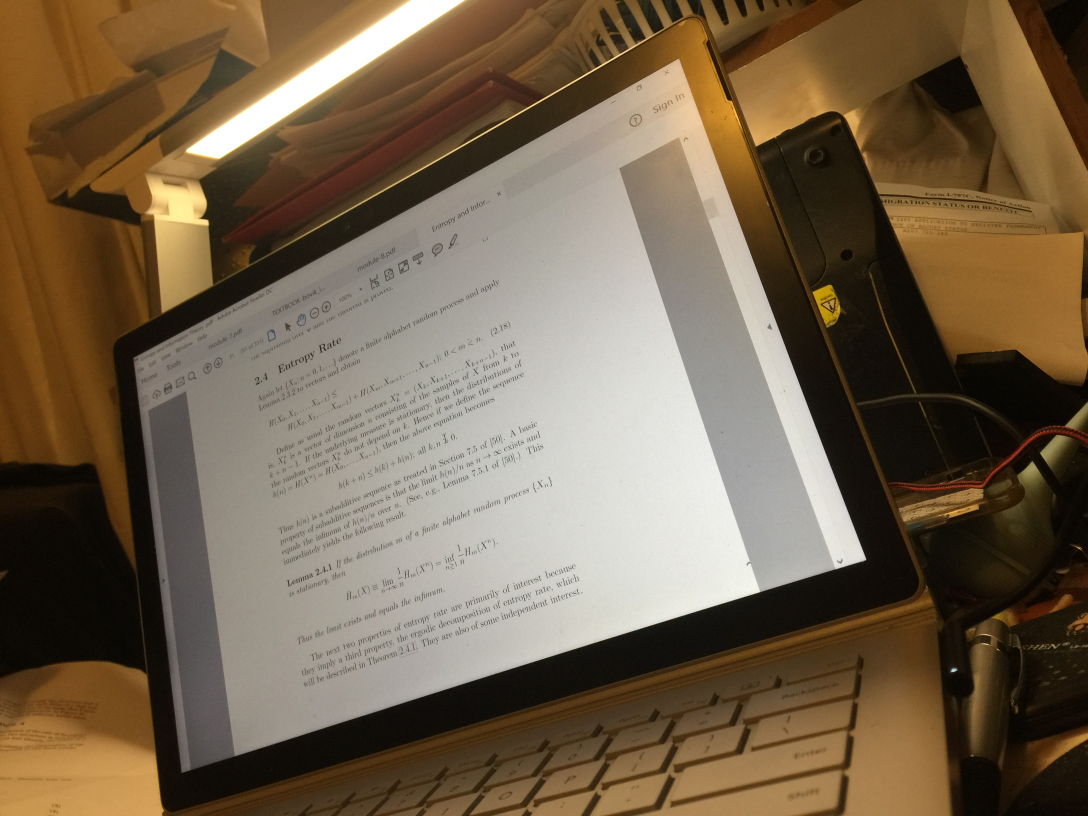
#> input picture pics/5.JPG, 3264 x 2448 px, found by its file name (shown at 1/3 size)
$ python testThreshhold.py
#> lines starting #> are read from the running program, lines starting #| are printed output that depends on the picture
import cv2
import numpy as np
from matplotlib import pyplot as plt


def average(img):
	w=img.shape[0]
	h=img.shape[1]

	s=sum(sum(img))
	s=s/(w*h)
	return s

def showScaledImage(windowname,image):
	cv2.namedWindow(windowname,cv2.WINDOW_NORMAL)
	cv2.imshow(windowname,image)
	cv2.resizeWindow(windowname, 1200,800)

image = cv2.imread("pics\\5.jpg")
#> image is the input picture: shape (2448, 3264, 3); mean B, G, R 77, 99.2, 116.5

orig = image.copy()


gray = cv2.cvtColor(image, cv2.COLOR_BGR2GRAY)
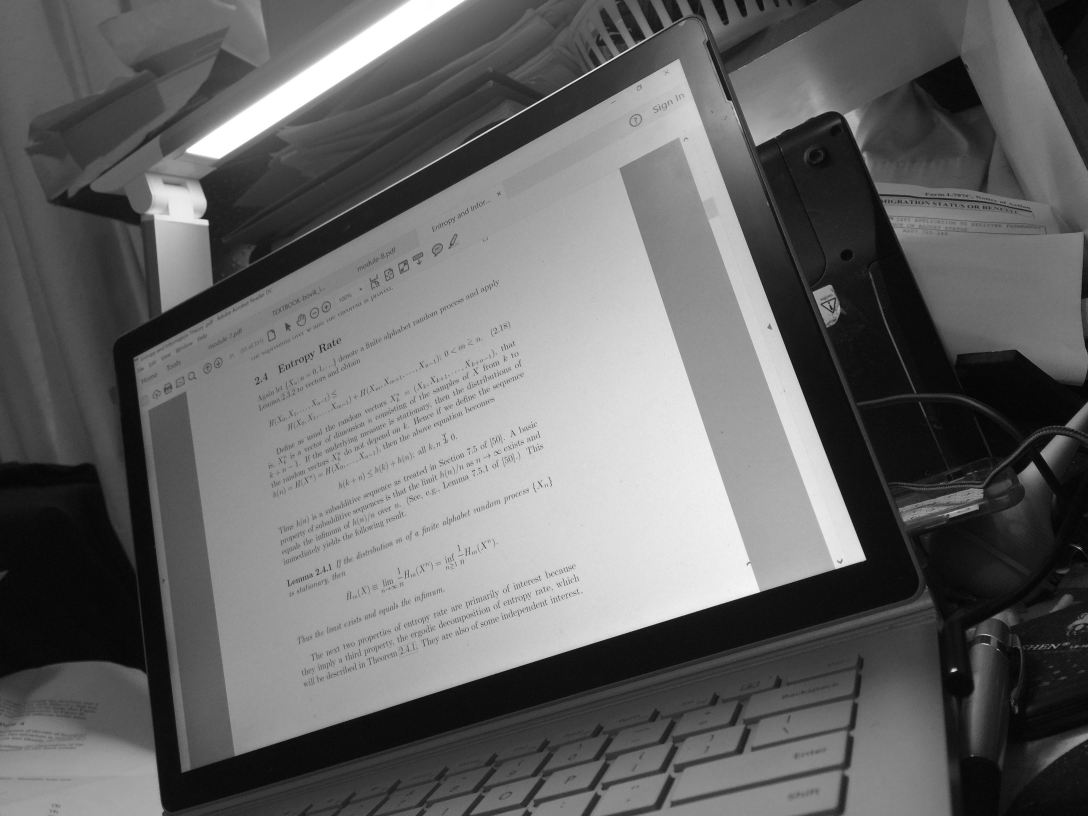
#> gray: shape (2448, 3264) (shown at 1/3 size); min 1, max 255, mean 101.8

av=average(gray)
#> in average, `s=sum(sum(img))`: s = 412100
#> in average, `s=s/(w*h)`: s = 0.0516
#> av = 0.0516
ret,th1 = cv2.threshold(gray,av/2,255,cv2.THRESH_TOZERO)
#> ret = 0


showScaledImage("threshhold", th1)


cv2.waitKey(0)

$ run again, with pics/1.JPG copied over pics/5.JPG
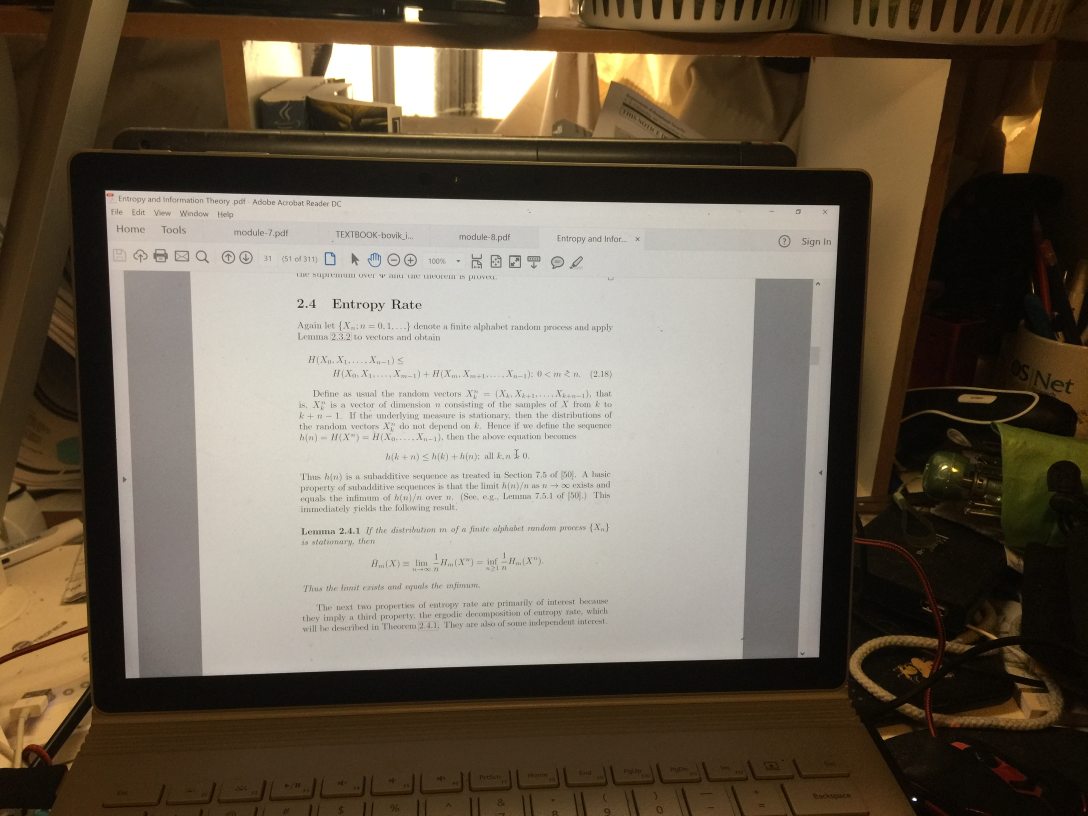
#> input picture pics/1.JPG, 3264 x 2448 px, found by its file name (shown at 1/3 size)
#> image is the input picture: shape (2448, 3264, 3); mean B, G, R 83.5, 99, 110
#> `gray = cv2.cvtColor(image, cv2.COLOR_BGR2GRAY)`:
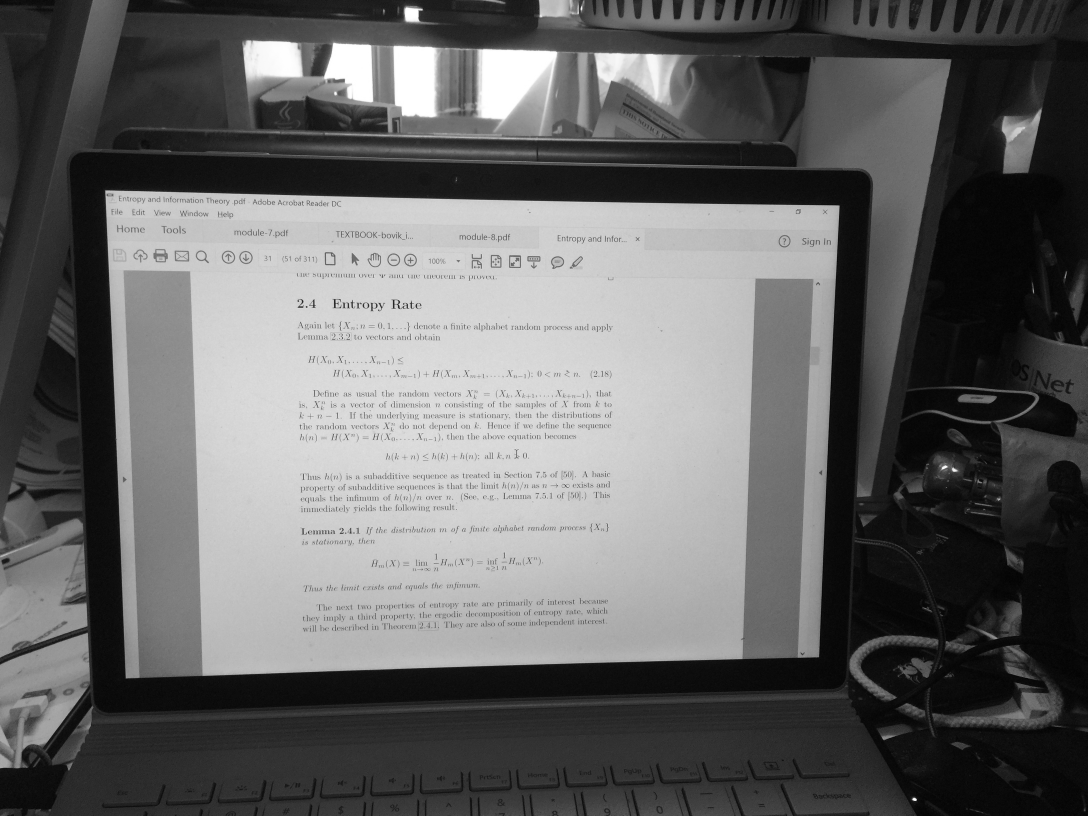
#> gray: shape (2448, 3264) (shown at 1/3 size); min 0, max 255, mean 100.5
#> in average, `s=sum(sum(img))`: s = 416205
#> in average, `s=s/(w*h)`: s = 0.0521
#> ret = 0

$ run again, with pics/10.JPG copied over pics/5.JPG
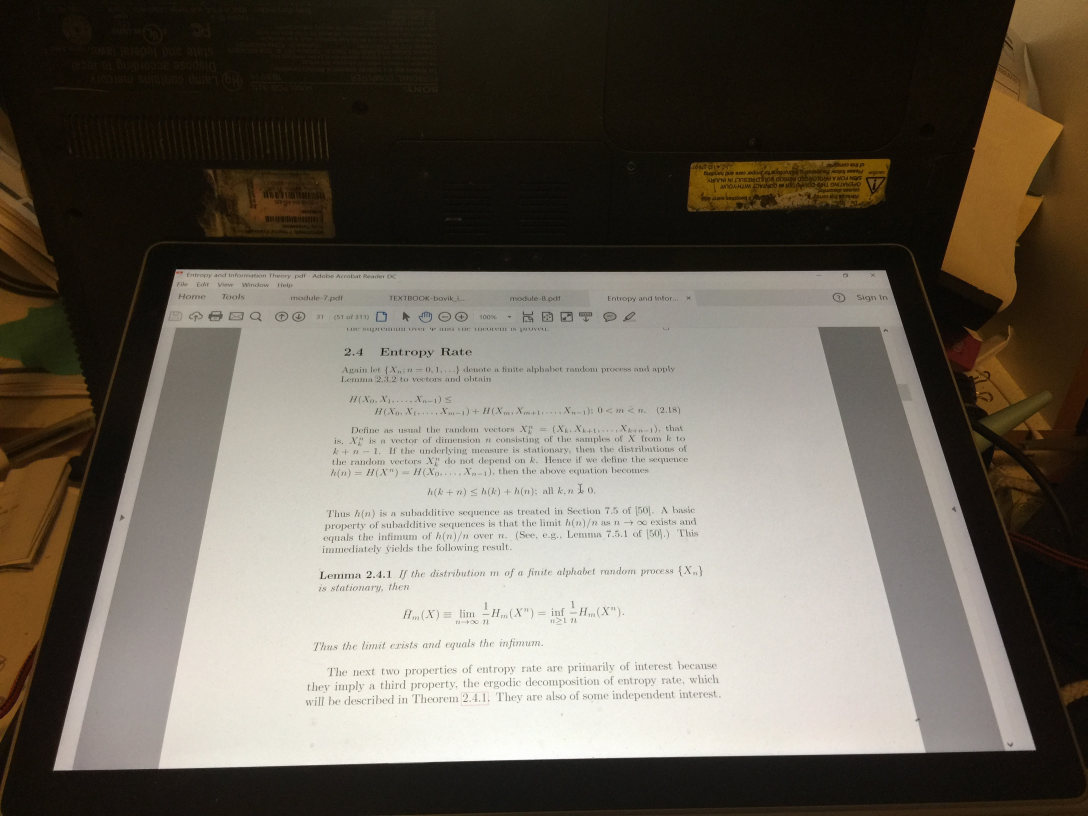
#> input picture pics/10.JPG, 3264 x 2448 px, found by its file name (shown at 1/3 size)
#> image is the input picture: shape (2448, 3264, 3); mean B, G, R 90.5, 101, 108
#> `gray = cv2.cvtColor(image, cv2.COLOR_BGR2GRAY)`:
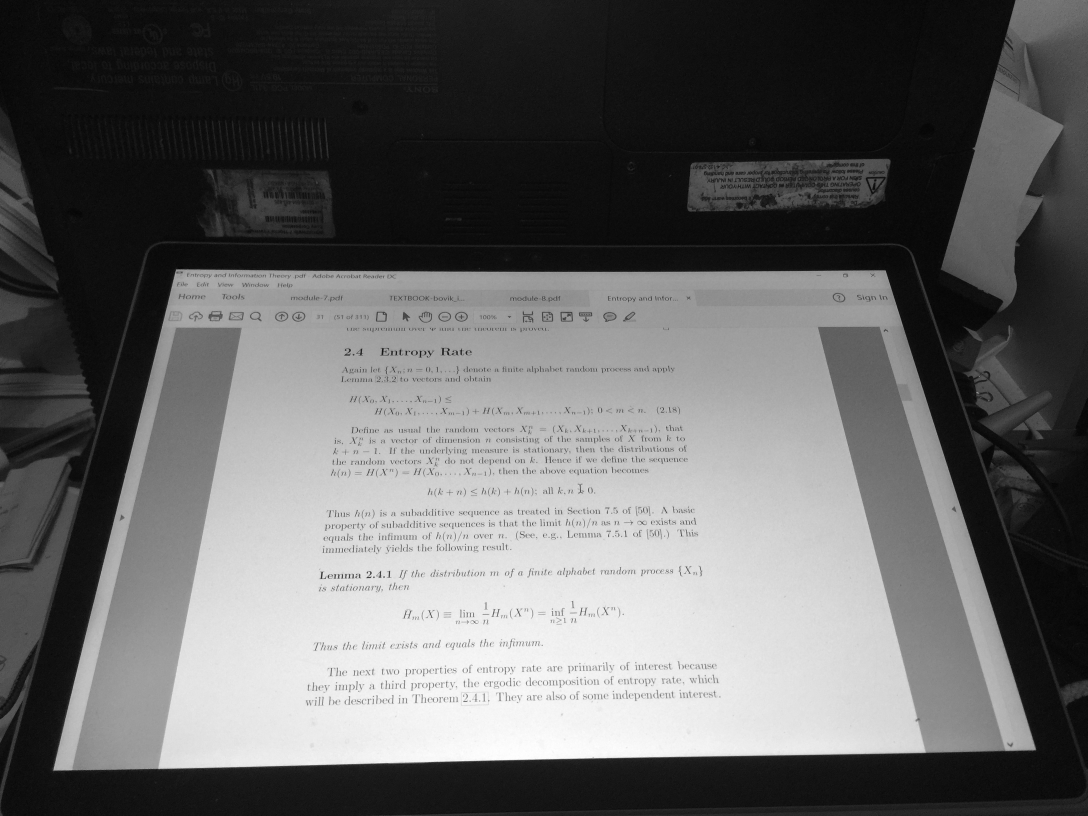
#> gray: shape (2448, 3264) (shown at 1/3 size); min 1, max 255, mean 101.9
#> in average, `s=sum(sum(img))`: s = 419326
#> in average, `s=s/(w*h)`: s = 0.0525
#> ret = 0

$ run again, with pics/11.JPG copied over pics/5.JPG
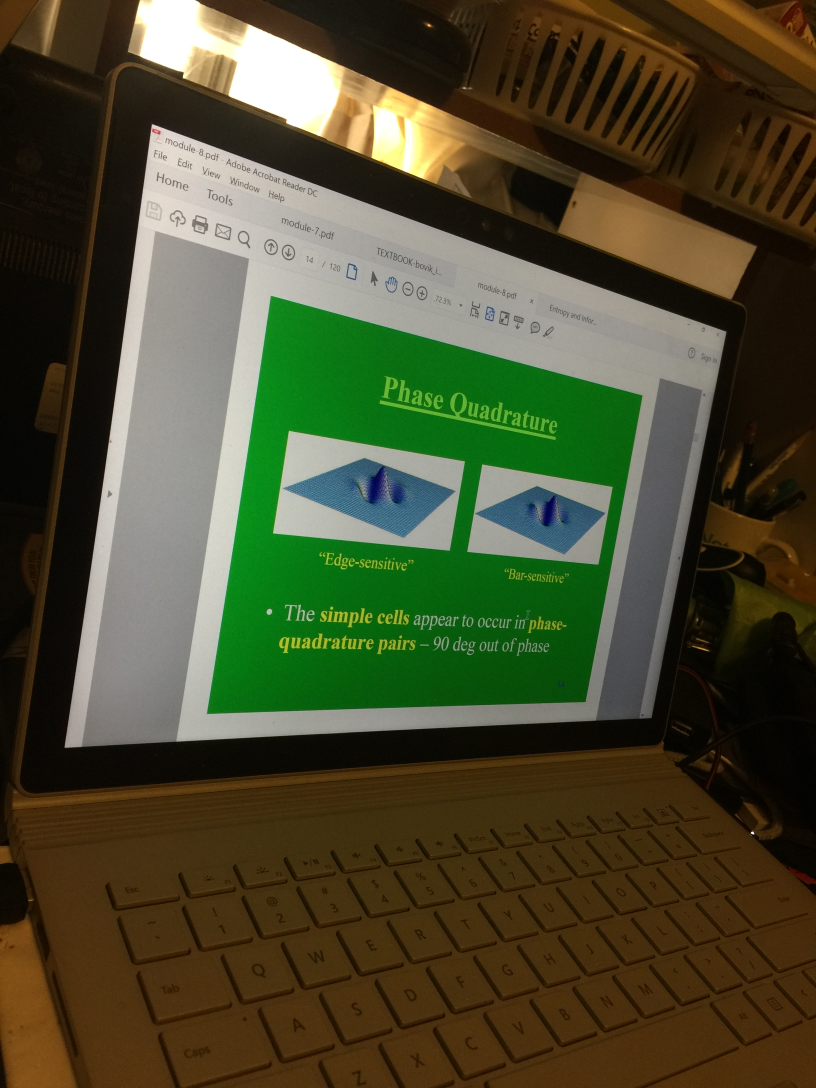
#> input picture pics/11.JPG, 2448 x 3264 px, found by its file name (shown at 1/3 size)
#> image is the input picture: shape (3264, 2448, 3); mean B, G, R 46.6, 74.6, 73.8
#> `gray = cv2.cvtColor(image, cv2.COLOR_BGR2GRAY)`:
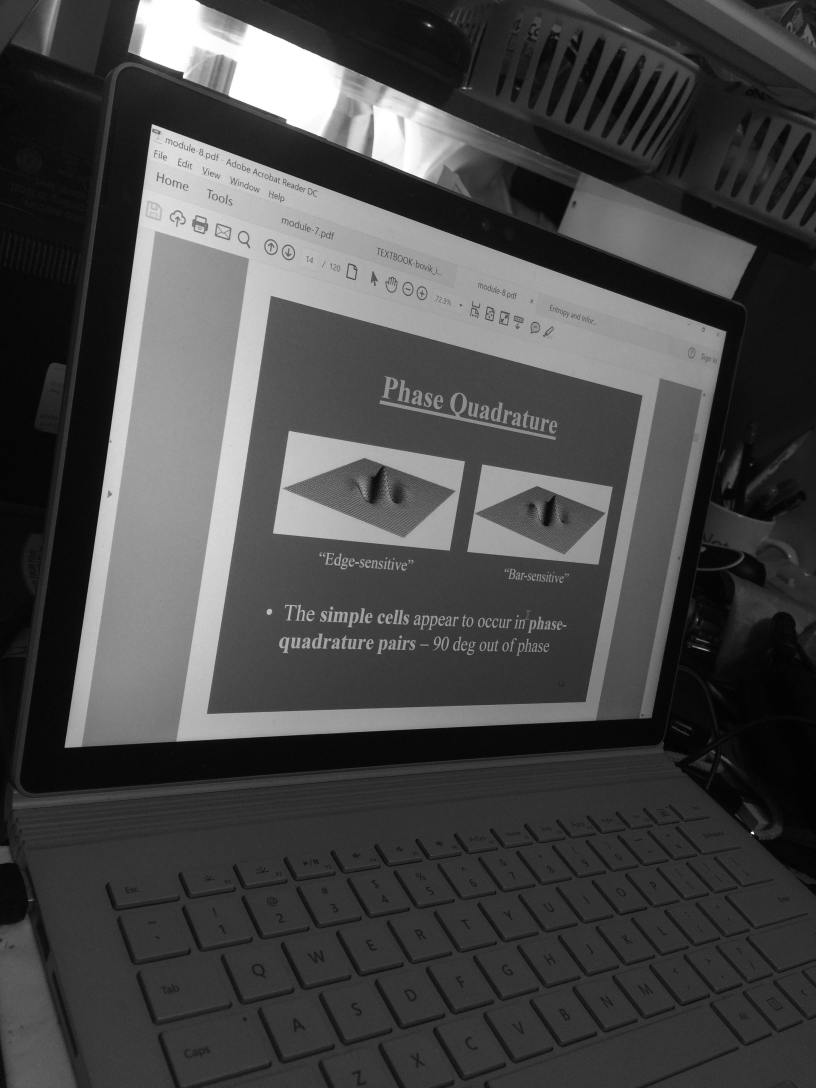
#> gray: shape (3264, 2448) (shown at 1/3 size); min 0, max 255, mean 71.1
#> in average, `s=sum(sum(img))`: s = 313402
#> in average, `s=s/(w*h)`: s = 0.0392
#> ret = 0
